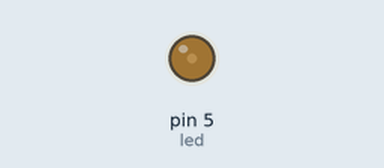
Simulated run of this sketch. Board: Arduino Uno, built with avr-gcc and run on an emulated ATmega328P. Parts: output pins drawn as LEDs (lit = HIGH). What the sketch prints to the serial monitor is not drawn.

Above: at 0.05 s.
At 1.55 s:
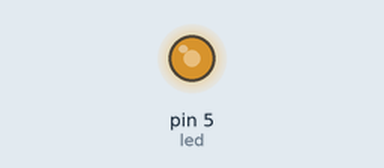
At 3.05 s:
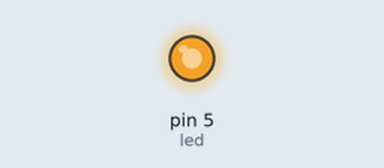
At 6.1 s:
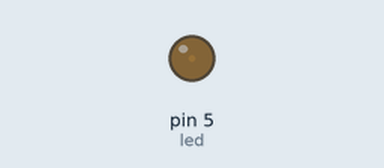
Timing chart, 0 to 8.7 s (numbered marks = the images above):
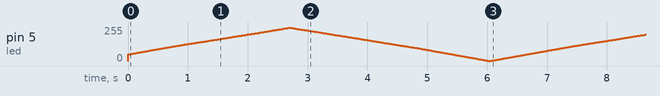

The sketch:

fade_led.ino
```cpp
int led = 5;
int interval = 10;
int brightnes = 50;
unsigned long prevMillis = 0;
int difference = 1;

void setup(){
  Serial.begin(9600);
}

void loop(){

 unsigned long time = millis();

 if(time - prevMillis > interval ){
   prevMillis = time;
   if(brightnes >= 250) { difference = -1;}

   if(brightnes <= 0) {difference =  1;}

   brightnes = brightnes+difference;
 }

 Serial.println(brightnes);
 analogWrite(led , brightnes);


}
```
